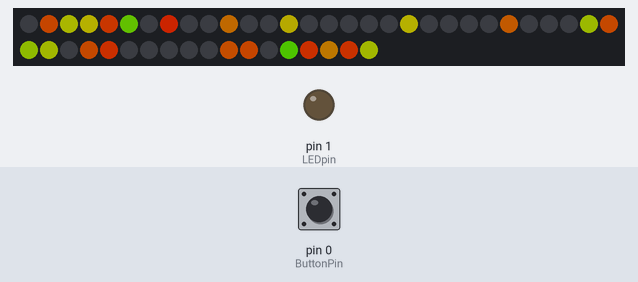
A sketch run on a simulated Arduino Uno, built with avr-gcc and run on an emulated ATmega328P. On the bench: 48 RGB LEDs in strip order, left to right, continuing on the next row, output pins drawn as LEDs (lit = HIGH). Inputs (shaded band) come from the test bench; at power-on: pin 0 (ButtonPin) HIGH. Dim RGB values are drawn brighter than linear; random numbers use the default seed unless the sketch sets one.

Above: at 0.8 s.
0.9 s: pin 0 (ButtonPin) pulled LOW for 3.2 s
At 4.4 s:
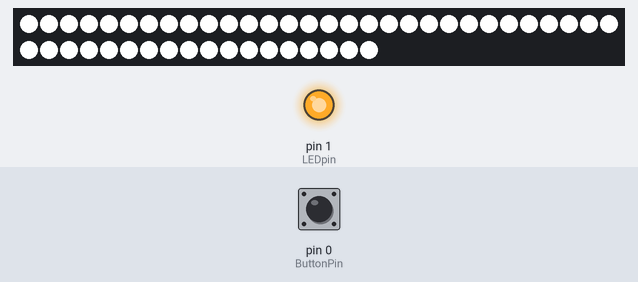
5.6 s: pin 0 (ButtonPin) pulled LOW for 3.2 s
At 9.05 s:
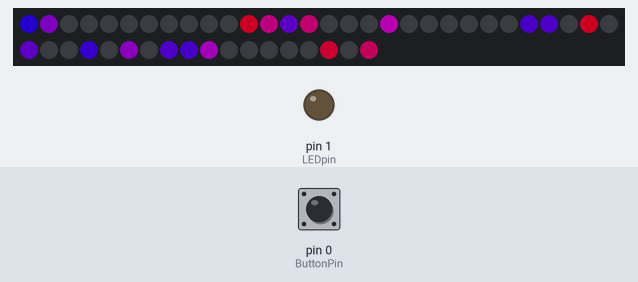
9.4 s: pin 0 (ButtonPin) pulled LOW for 0.15 s
At 9.66 s:
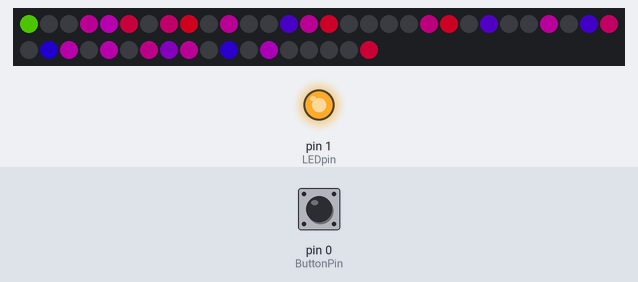
10.1 s: pin 0 (ButtonPin) pulled LOW for 1 s
At 10.26 s:
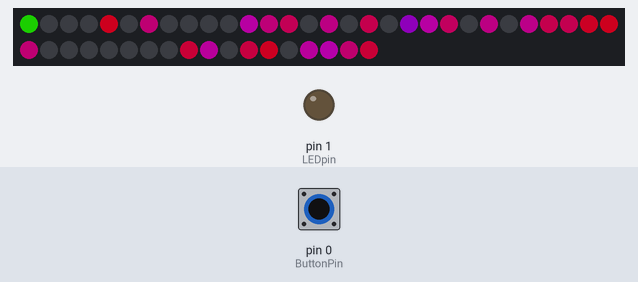
11.7 s: pin 0 (ButtonPin) pulled LOW for 0.15 s
At 12.37 s:
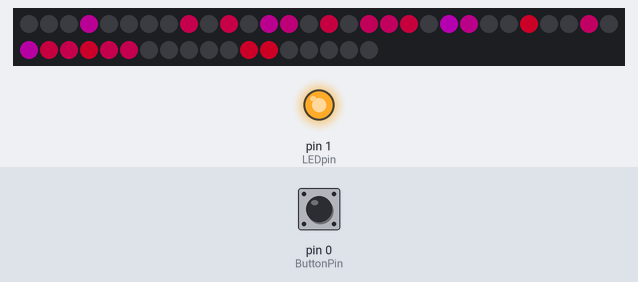
12.4 s: pin 0 (ButtonPin) pulled LOW for 3.2 s
At 14.18 s:
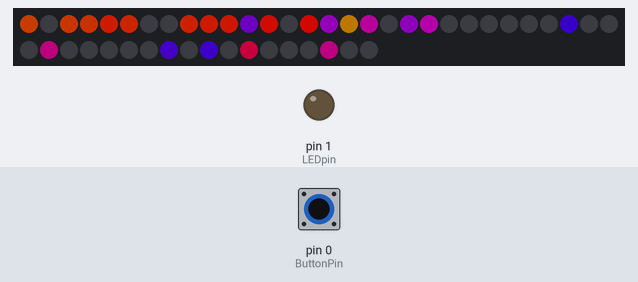
Timing chart, 0 to 15.7 s (numbered marks = the images above; inputs shaded):
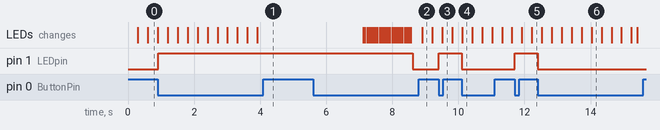

Measured:
- after the input at 0.9 s, pin 1 (LEDpin): LOW → HIGH at once
- after the input at 5.6 s, pin 1 (LEDpin): HIGH → LOW after 3.0 s; the LEDs: first change after 1.5 s (image 2 shows a later state)
- after the input at 9.4 s, pin 1 (LEDpin): LOW → HIGH at once
- after the input at 10.1 s, pin 1 (LEDpin): HIGH → LOW at once
- after the input at 11.7 s, pin 1 (LEDpin): LOW → HIGH at once
- after the input at 12.4 s, pin 1 (LEDpin): HIGH → LOW at once

The sketch:

HealingStaff.ino
```cpp
#include <Adafruit_NeoPixel.h>

#define ButtonPin 0
#define LEDpin 1
#define NeoPixelPin 2
#define nPixels 48 // Number of NeoPixels
#define Brightness 128 // Brightness (For all modes except mode 2 'All White')
#define HoldTime 1500 // Button hold time to change modes
#define interval 30000 // Interval for healing 30 sec
#define GlobalTickDelay 4 //The length of time between each loop

#define n_modes 4 // number of modes
boolean buttonState = 0;         // current state of the button
boolean lastButtonState = 1;     // previous state of the button
boolean pressed = false;
boolean healing = false;
unsigned long previousMillis = 0;
unsigned long previousMillishold = 0;
unsigned long cycle = 0;
byte mode = 0;

Adafruit_NeoPixel strip = Adafruit_NeoPixel(nPixels, NeoPixelPin, NEO_GRB + NEO_KHZ800);

void setup() {
  strip.begin();
  pinMode(ButtonPin, INPUT_PULLUP);
  pinMode(LEDpin, OUTPUT);

  while (!pressed){ //rainbow standby
    strip.setPixelColor(random(strip.numPixels()), Wheel((cycle+random(64))/2));
    strip.setPixelColor(random(strip.numPixels()),0);
    share();
  }
  randomSeed(millis());
}

void loop() {

  switch (mode) {
  case 0: // healing and standby
    if(healing){ //healing mode
      digitalWrite(LEDpin,1);
      long t = millis() - previousMillis;
      byte p = map(t, 0, interval, 0, (strip.numPixels()+1));
      strip.setPixelColor(random(p,strip.numPixels()), Wheel((random(32)+96)));
      strip.setPixelColor(random(p), Wheel((random(42))));
      if(t > interval)
        healing = false;
    }
    else{ //standby mode
      digitalWrite(LEDpin,0);
      strip.setPixelColor(random(strip.numPixels()), Wheel(random(64)+96));
    }

    if (pressed){
      healing = !healing;
      if(healing){
        previousMillis = millis();
      }
      pressed = false;
    }
    strip.setPixelColor(random(strip.numPixels()),0);
    break;

  case 1:// Flame
    strip.setPixelColor((cycle+random(3))%strip.numPixels(), Wheel(((((cycle+random(5))%32)+48+random(7))%256)));
    strip.setPixelColor(random(strip.numPixels()),0);
    break;

  case 2: // All White
    strip.setBrightness(255);
    allStrip(0xFFFFFF);
    break;
  case 3://Police Lights

    if (cycle%20 == 0)
      if (cycle%200 >= 100)
        allStrip(0xFF0000);
      else
        allStrip(0x0000FF);
    if ((cycle+10)%20 == 0)
      allStrip(0x000000);
    break;
  }

  share();

}

void allStrip(uint32_t color){
  for (int i=0; i<strip.numPixels(); i++){
    strip.setPixelColor(i,color);
  }
}

void share(){
  delay(GlobalTickDelay);
  buttonCheck();
  cycle++;
  strip.show();
  strip.setBrightness(128);
}

void buttonCheck(){
  buttonState = digitalRead(ButtonPin);

  if (buttonState != lastButtonState) {
    if (buttonState == LOW) {
      pressed = true;
      previousMillishold = millis();
    }
  }
  else{
    if (buttonState == LOW) {
      unsigned long t = millis() - previousMillishold;
      if(t > HoldTime){
        mode++;
        mode=mode%n_modes;
        previousMillishold = millis();
      }
    }
  }

  lastButtonState = buttonState;
}

uint32_t Wheel(byte WheelPos) {
  if(WheelPos < 85) {
    return strip.Color(WheelPos * 3, 255 - WheelPos * 3, 0);
  }
  else if(WheelPos < 170) {
    WheelPos -= 85;
    return strip.Color(255 - WheelPos * 3, 0, WheelPos * 3);
  }
  else {
    WheelPos -= 170;
    return strip.Color(0, WheelPos * 3, 255 - WheelPos * 3);
  }
}
```
